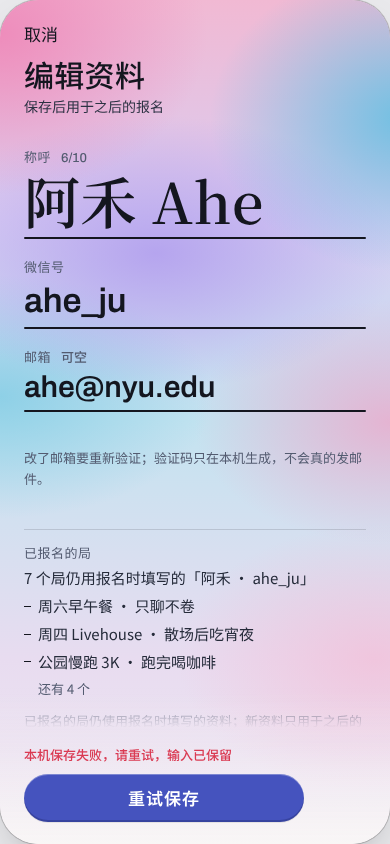
#> input picture settings-r2/evidence/lead/final/s-fail/S01.png, 390 x 844 px, found by its file name
$ python tile.py
#> lines starting #> are read from the running program, lines starting #| are printed output that depends on the picture
import sys
from PIL import Image, ImageOps
fs=["settings-r2/evidence/lead/final/s-fail/S01.png","settings-r2/evidence/lead/final/s-fail/S02.png","settings-r2/evidence/lead/final/s-fail/S03.png","settings-r2/evidence/lead/final/s-fail/S04.png","settings-r2/evidence/lead/final/s-fail/S05.png","settings-r2/evidence/lead/final/s-fail/S06.png","settings-r2/evidence/lead/final/s-fail/S07.png","settings-r2/evidence/lead/final/s-fail/S08.png","settings-r2/evidence/lead/final/s-fail/S09.png","settings-r2/evidence/lead/final/s-fail/S10.png"]
ims=[Image.open(f).convert('RGB') for f in fs]
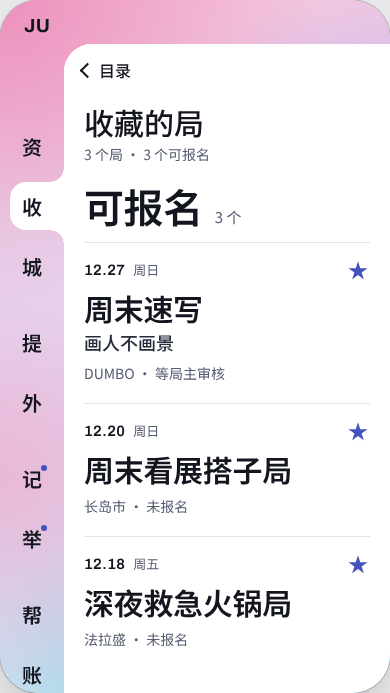
#> input picture settings-r2/evidence/lead/short-693/s-fav/S02.png, 390 x 693 px, found by its file name
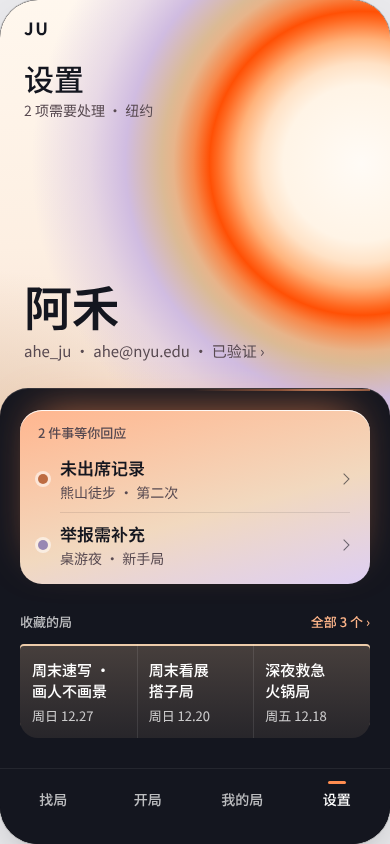
#> input picture settings-r2/evidence/lead/final/home-halo/S03.png, 390 x 844 px, found by its file name
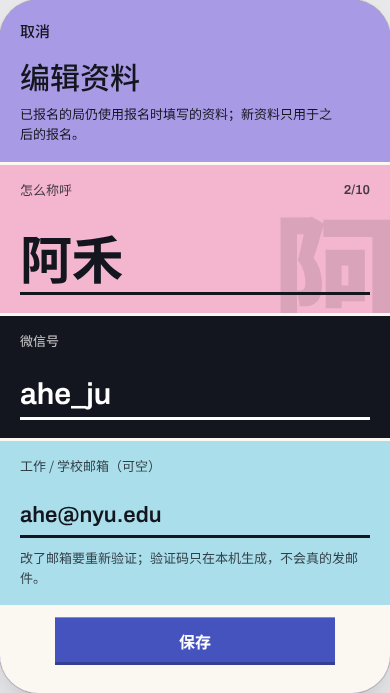
#> input picture settings-r2/evidence/lead/short-693/s-profile-edit/S04.png, 390 x 693 px, found by its file name
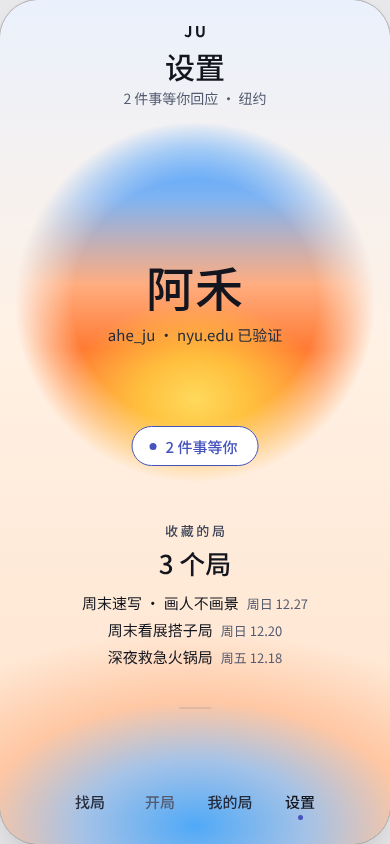
#> input picture settings-r2/evidence/lead/final/home-sunset/S05.png, 390 x 844 px, found by its file name
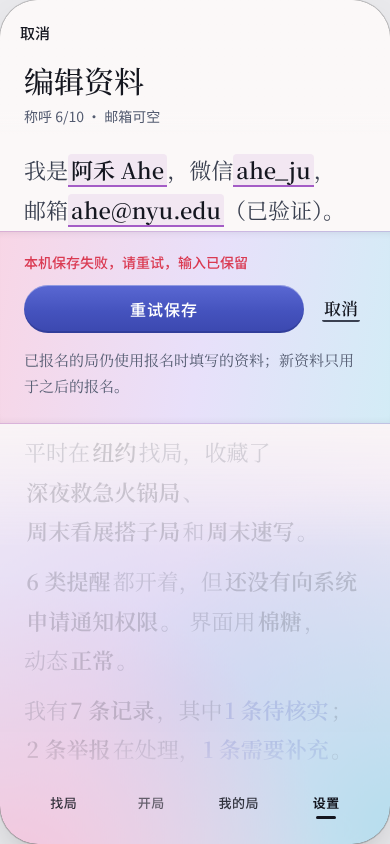
#> input picture settings-r2/evidence/lead/final/s-fail/S06.png, 390 x 844 px, found by its file name
#> (the run stopped early here; a loop or call above may not have finished)
